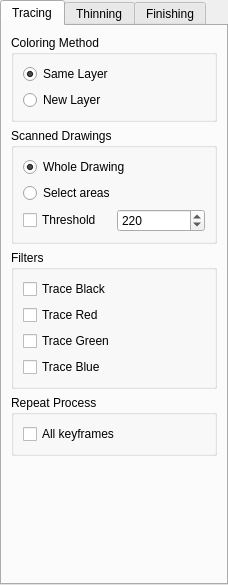
<?xml version="1.0" encoding="UTF-8"?>
<ui version="4.0">
 <class>twoLayerColoring</class>
 <widget class="QTabWidget" name="twoLayerColoring">
  <property name="geometry">
   <rect>
    <x>0</x>
    <y>0</y>
    <width>228</width>
    <height>585</height>
   </rect>
  </property>
  <property name="windowTitle">
   <string>TabWidget</string>
  </property>
  <property name="currentIndex">
   <number>0</number>
  </property>
  <widget class="QWidget" name="tabTracing">
   <attribute name="title">
    <string>Tracing</string>
   </attribute>
   <layout class="QVBoxLayout" name="verticalLayout_5">
    <item>
     <widget class="QGroupBox" name="gb1ColoringMethod">
      <property name="title">
       <string>Coloring Method</string>
      </property>
      <layout class="QVBoxLayout" name="verticalLayout">
       <item>
        <widget class="QRadioButton" name="rb1SameLayer">
         <property name="text">
          <string>Same Layer</string>
         </property>
         <property name="checked">
          <bool>true</bool>
         </property>
        </widget>
       </item>
       <item>
        <widget class="QRadioButton" name="rb1NewLayer">
         <property name="text">
          <string>New Layer</string>
         </property>
        </widget>
       </item>
      </layout>
     </widget>
    </item>
    <item>
     <widget class="QGroupBox" name="gb2ScannedDrawings">
      <property name="title">
       <string>Scanned Drawings</string>
      </property>
      <layout class="QVBoxLayout" name="verticalLayout_2">
       <item>
        <widget class="QRadioButton" name="rb2WholeDrawing">
         <property name="text">
          <string>Whole Drawing</string>
         </property>
         <property name="checked">
          <bool>true</bool>
         </property>
        </widget>
       </item>
       <item>
        <widget class="QRadioButton" name="rb2SelectArea">
         <property name="text">
          <string>Select areas</string>
         </property>
        </widget>
       </item>
       <item>
        <layout class="QHBoxLayout" name="horizontalLayout">
         <item>
          <widget class="QCheckBox" name="cb2Threshold">
           <property name="text">
            <string>Threshold</string>
           </property>
          </widget>
         </item>
         <item>
          <widget class="QSpinBox" name="sb2Threshold">
           <property name="minimum">
            <number>160</number>
           </property>
           <property name="maximum">
            <number>245</number>
           </property>
           <property name="value">
            <number>220</number>
           </property>
          </widget>
         </item>
        </layout>
       </item>
      </layout>
     </widget>
    </item>
    <item>
     <widget class="QGroupBox" name="gb3Filters">
      <property name="title">
       <string>Filters</string>
      </property>
      <layout class="QVBoxLayout" name="verticalLayout_3">
       <item>
        <layout class="QHBoxLayout" name="horizontalLayout_5">
         <item>
          <widget class="QCheckBox" name="cb3Black">
           <property name="text">
            <string>Trace Black</string>
           </property>
          </widget>
         </item>
         <item>
          <widget class="QLabel" name="lab3Black">
           <property name="text">
            <string/>
           </property>
           <property name="pixmap">
            <pixmap resource="../data/app.qrc">:/icons/black.png</pixmap>
           </property>
           <property name="alignment">
            <set>Qt::AlignRight|Qt::AlignTrailing|Qt::AlignVCenter</set>
           </property>
          </widget>
         </item>
        </layout>
       </item>
       <item>
        <layout class="QHBoxLayout" name="horizontalLayout_2">
         <item>
          <widget class="QCheckBox" name="cb3Red">
           <property name="text">
            <string>Trace Red</string>
           </property>
          </widget>
         </item>
         <item>
          <widget class="QLabel" name="lab3Red">
           <property name="text">
            <string/>
           </property>
           <property name="pixmap">
            <pixmap resource="../data/app.qrc">:/icons/red.png</pixmap>
           </property>
           <property name="alignment">
            <set>Qt::AlignRight|Qt::AlignTrailing|Qt::AlignVCenter</set>
           </property>
          </widget>
         </item>
        </layout>
       </item>
       <item>
        <layout class="QHBoxLayout" name="horizontalLayout_3">
         <item>
          <widget class="QCheckBox" name="cb3Green">
           <property name="text">
            <string>Trace Green</string>
           </property>
          </widget>
         </item>
         <item>
          <widget class="QLabel" name="lab3Green">
           <property name="text">
            <string/>
           </property>
           <property name="pixmap">
            <pixmap resource="../data/app.qrc">:/icons/green.png</pixmap>
           </property>
           <property name="alignment">
            <set>Qt::AlignRight|Qt::AlignTrailing|Qt::AlignVCenter</set>
           </property>
          </widget>
         </item>
        </layout>
       </item>
       <item>
        <layout class="QHBoxLayout" name="horizontalLayout_4">
         <item>
          <widget class="QCheckBox" name="cb3Blue">
           <property name="text">
            <string>Trace Blue</string>
           </property>
          </widget>
         </item>
         <item>
          <widget class="QLabel" name="lab3Blue">
           <property name="text">
            <string/>
           </property>
           <property name="pixmap">
            <pixmap resource="../data/app.qrc">:/icons/blue.png</pixmap>
           </property>
           <property name="alignment">
            <set>Qt::AlignRight|Qt::AlignTrailing|Qt::AlignVCenter</set>
           </property>
          </widget>
         </item>
        </layout>
       </item>
      </layout>
     </widget>
    </item>
    <item>
     <widget class="QGroupBox" name="gb4RepeatProcess">
      <property name="title">
       <string>Repeat Process</string>
      </property>
      <layout class="QVBoxLayout" name="verticalLayout_4">
       <item>
        <widget class="QCheckBox" name="cbAllKeyframes">
         <property name="text">
          <string>All keyframes</string>
         </property>
        </widget>
       </item>
      </layout>
     </widget>
    </item>
    <item>
     <spacer name="verticalSpacer">
      <property name="orientation">
       <enum>Qt::Vertical</enum>
      </property>
      <property name="sizeHint" stdset="0">
       <size>
        <width>20</width>
        <height>84</height>
       </size>
      </property>
     </spacer>
    </item>
   </layout>
  </widget>
  <widget class="QWidget" name="tabThinning">
   <attribute name="title">
    <string>Thinning</string>
   </attribute>
  </widget>
  <widget class="QWidget" name="tabFinishing">
   <attribute name="title">
    <string>Finishing</string>
   </attribute>
  </widget>
 </widget>
 <resources>
  <include location="../data/app.qrc"/>
 </resources>
 <connections/>
</ui>
